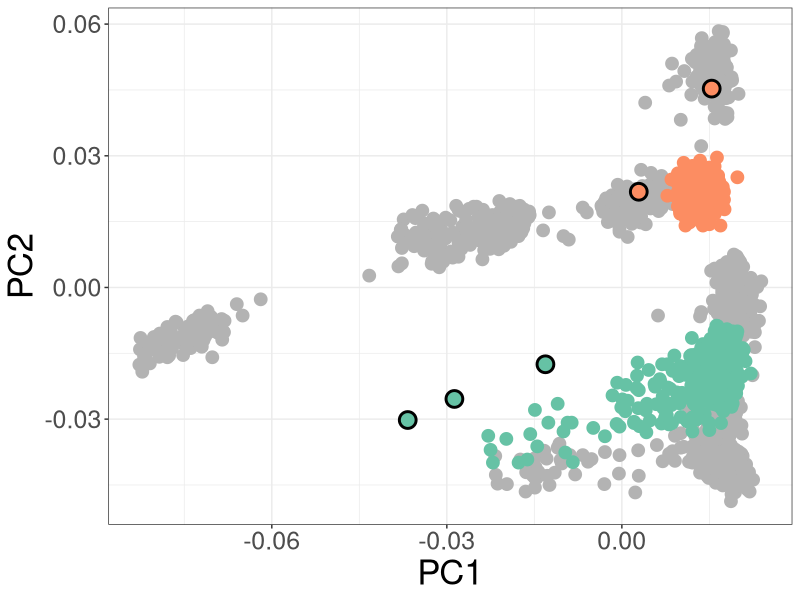

This chart was generated by the following R code:
rm(list = ls(all=TRUE))

library(ggplot2)
library(patchwork)
library(RColorBrewer)

cols <- brewer.pal(8,"Set2")
cols2 <- brewer.pal(8,"Dark2")

#read in data
pca <- read.table("malawi_mali_agvp.txt", header = TRUE)

#plot first 2 PCs of genotyping data - highlighting study samples and outliers
p = ggplot(pca, aes(PC1, PC2))+ 
  geom_point(data=subset(pca, study=="AGVP"), size=4, col = cols[8]) +
  geom_point(data=subset(pca, outlier==1), size=6, col = "black") +
  geom_point(data=subset(pca, study=="Mali"), size=4, col = cols[1]) +
  geom_point(data=subset(pca, study=="Malawi"), size=4, col = cols[2]) +
  theme_bw() +
  theme(axis.text=element_text(size=18),
        axis.title=element_text(size=25),
        legend.position = "none")
p

ggsave(
  "FigS10.jpg",
  width = 7,
  height = 7,
  dpi = 300
) 